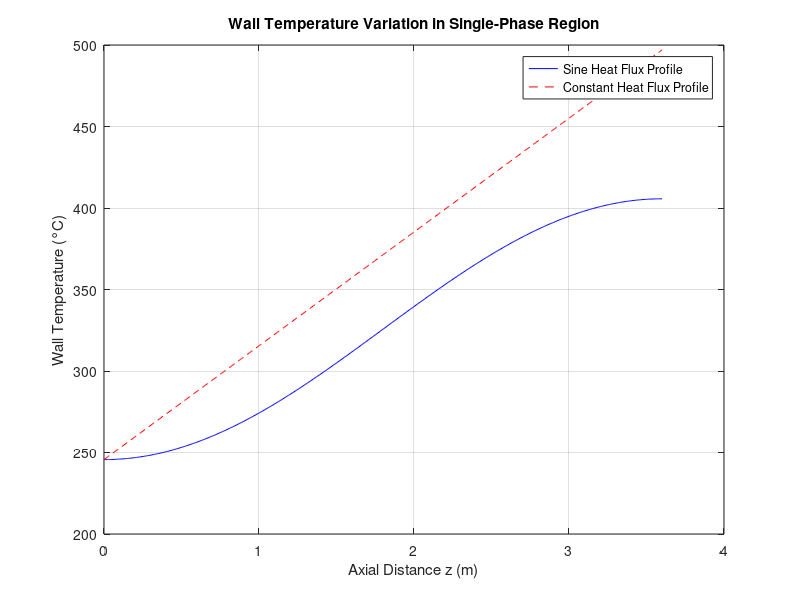

Here is the MATLAB script that generated this plot:
% Constants
L = 3.6;  % m
D = 0.025; %m
z = linspace(0, L, 500);
q0 = 600e3;  % W/m^2
h_f = 3622.22;  % W/m^2·K
T_inlet = 80;  % °C
G = 254.648; %kg/m^2.s
Cp_f = 5400; %J/kg.K

% Heat flux profiles
q_sine = q0 * sin(pi * z / L);  % W/m^2
q_const = q0 * ones(size(z));  % W/m^2

% Wall temperature rise for sine profile
T_wall_sine = T_inlet + q0*((1/h_f) + (4*L/(pi*G*D*Cp_f))*(1 - cos(pi*z/L)));

% Wall temperature rise for constant profile
T_wall_const = T_inlet + q0*((1/h_f) + (4*z/(G*D*Cp_f)));

% Plotting
figure('Position', [100, 100, 1000, 500]);
plot(z, T_wall_sine, 'b', 'DisplayName', 'Sine Heat Flux Profile');
hold on;
plot(z, T_wall_const, 'r--', 'DisplayName', 'Constant Heat Flux Profile');
xlabel('Axial Distance z (m)');
ylabel('Wall Temperature (°C)');
title('Wall Temperature Variation in Single-Phase Region');
legend('show');
grid on;
box on;
hold off;